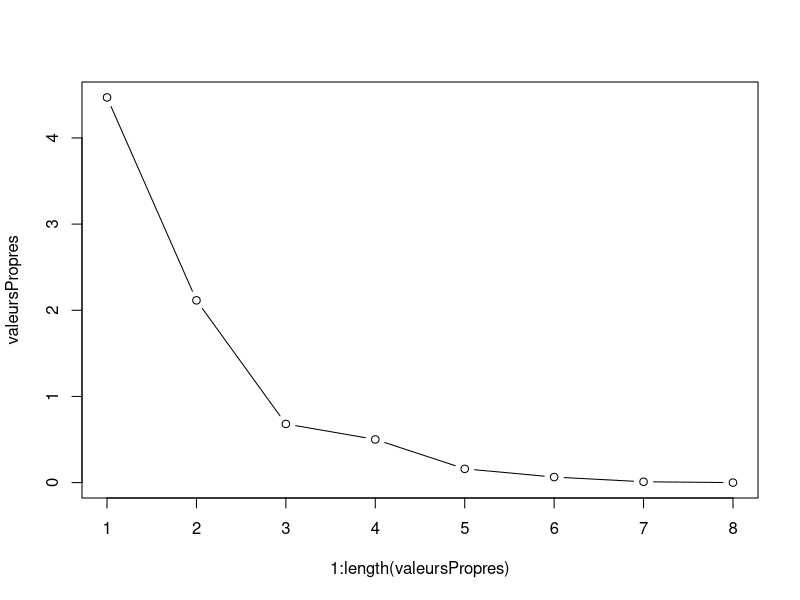
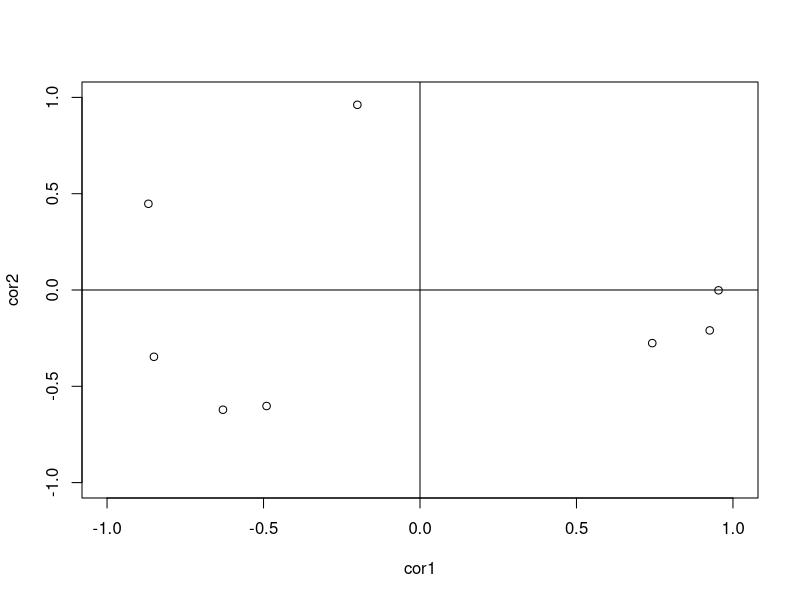
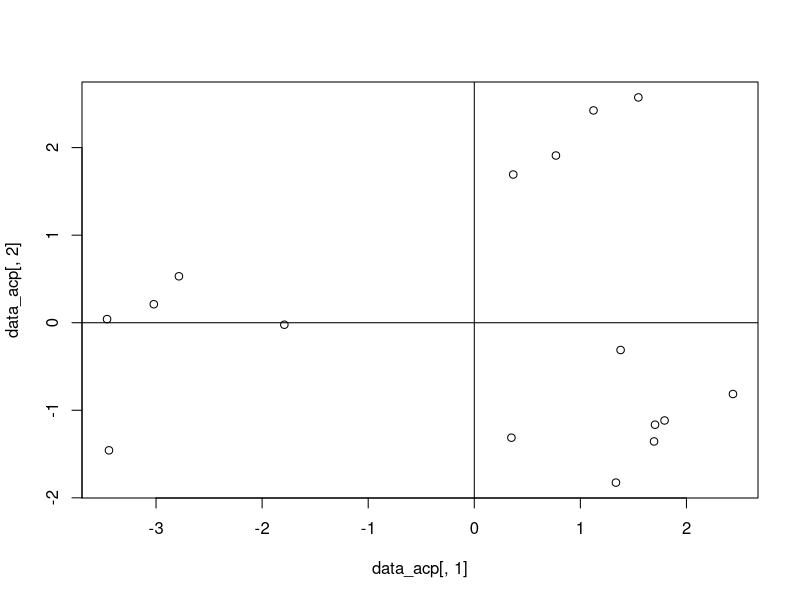

Reproduce these figures in R, in order.
#==================================#
#                                  #
#       Lecture des données        #
#                                  #
#==================================#

x_matrix <- read.csv("petrole.csv", header = T, sep = ";", row.names = 1); # parse csv file (with ; separator) into matrix

#==================================#
#                                  #
#       Informations basiques      #
#                                 #
#==================================#

message("Summary")
summary(x_matrix); #summary

message("Covariance")
print(cov(x_matrix)); # covariance

message("Correlation")
print(cor(x_matrix)); # correlation

message("Columns : "); # number of columns
ncol(x_matrix)
message("Rows : "); # number of rows
nrow(x_matrix);

#==================================#
#                                  #
#    Données centrées réduites     #
#                                  #
#==================================#

centree_reduite <- scale(x_matrix, center = T, scale = T);

#==================================#
#                                  #
# Analyse en composante principale #
#                                  #
#==================================#

# Valeurs propres
propres <- eigen(cor(centree_reduite));
valeursPropres <- propres$values;
vecteursPropres <- propres$vectors;

# Graphique des valeurs propres (éboulis et coude)
png(filename = "eboulis.png"); # start printing plot to png image
plot(1:length(valeursPropres), valeursPropres, type = "b");
dev.off(); # end printing

# Composantes principales
data_acp <- centree_reduite %*% vecteursPropres;

composante_principale_1 <- data_acp[, 1];
composante_principale_2 <- data_acp[, 2];

# Cercle de correlation
# Calcule de la correlation entre chaque variable et les composantes principales
cor1 <- cor(composante_principale_1,centree_reduite);
cor2 <- cor(composante_principale_2,centree_reduite);
png(filename = "cercle_de_correlation.png"); # start printing plot to png image
plot(cor1, cor2, xlim = c(-1, +1), ylim = c(-1, +1))
abline(h = 0, v = 0)
text(cor1, cor2, labels = colnames(data))
dev.off(); # end printing

# Graphe 2D
png(filename = "graphe2D.png"); # start printing plot to png image
plot(data_acp[, 1], data_acp[, 2])
text(data_acp[, 1], data_acp[, 2], labels = rownames(data))
abline(h = 0, v = 0)
dev.off(); # end printing